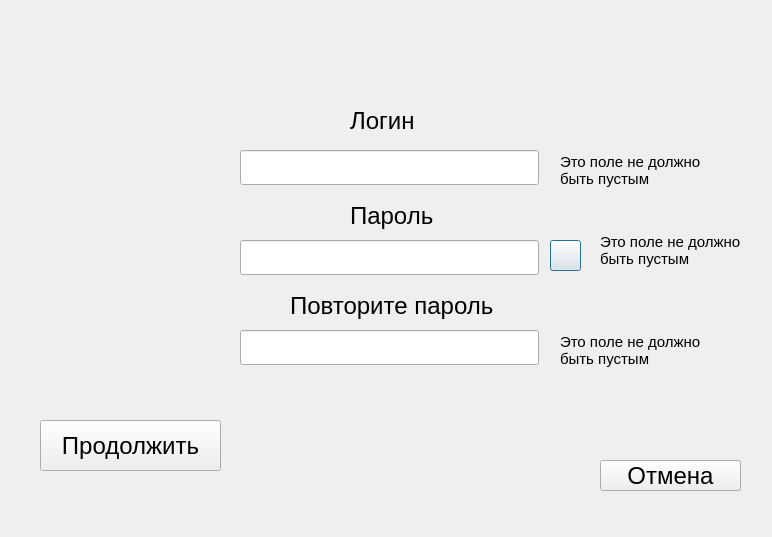
<?xml version="1.0" encoding="UTF-8"?>
<ui version="4.0">
 <class>Registration_window</class>
 <widget class="QDialog" name="Registration_window">
  <property name="geometry">
   <rect>
    <x>0</x>
    <y>0</y>
    <width>772</width>
    <height>537</height>
   </rect>
  </property>
  <property name="font">
   <font>
    <pointsize>18</pointsize>
   </font>
  </property>
  <property name="windowTitle">
   <string>Dialog</string>
  </property>
  <widget class="QPushButton" name="View_PassWord_button">
   <property name="geometry">
    <rect>
     <x>550</x>
     <y>240</y>
     <width>31</width>
     <height>31</height>
    </rect>
   </property>
   <property name="text">
    <string/>
   </property>
  </widget>
  <widget class="QLineEdit" name="Login_line">
   <property name="geometry">
    <rect>
     <x>240</x>
     <y>150</y>
     <width>299</width>
     <height>35</height>
    </rect>
   </property>
  </widget>
  <widget class="QLabel" name="label">
   <property name="geometry">
    <rect>
     <x>350</x>
     <y>110</y>
     <width>71</width>
     <height>21</height>
    </rect>
   </property>
   <property name="font">
    <font>
     <pointsize>18</pointsize>
    </font>
   </property>
   <property name="text">
    <string>Логин</string>
   </property>
  </widget>
  <widget class="QLabel" name="label_2">
   <property name="geometry">
    <rect>
     <x>350</x>
     <y>200</y>
     <width>91</width>
     <height>31</height>
    </rect>
   </property>
   <property name="text">
    <string>Пароль</string>
   </property>
  </widget>
  <widget class="QLineEdit" name="Password_line">
   <property name="geometry">
    <rect>
     <x>240</x>
     <y>240</y>
     <width>299</width>
     <height>35</height>
    </rect>
   </property>
   <property name="echoMode">
    <enum>QLineEdit::Password</enum>
   </property>
  </widget>
  <widget class="QLabel" name="label_3">
   <property name="geometry">
    <rect>
     <x>290</x>
     <y>290</y>
     <width>211</width>
     <height>31</height>
    </rect>
   </property>
   <property name="text">
    <string>Повторите пароль</string>
   </property>
  </widget>
  <widget class="QLineEdit" name="Repeat_password_line">
   <property name="geometry">
    <rect>
     <x>240</x>
     <y>330</y>
     <width>299</width>
     <height>35</height>
    </rect>
   </property>
   <property name="echoMode">
    <enum>QLineEdit::Password</enum>
   </property>
  </widget>
  <widget class="QPushButton" name="Cancel_button">
   <property name="geometry">
    <rect>
     <x>600</x>
     <y>460</y>
     <width>141</width>
     <height>31</height>
    </rect>
   </property>
   <property name="text">
    <string>Отмена</string>
   </property>
  </widget>
  <widget class="QPushButton" name="Continue_button">
   <property name="geometry">
    <rect>
     <x>40</x>
     <y>420</y>
     <width>181</width>
     <height>51</height>
    </rect>
   </property>
   <property name="text">
    <string>Продолжить</string>
   </property>
  </widget>
  <widget class="QLabel" name="Error_login_line_label">
   <property name="geometry">
    <rect>
     <x>560</x>
     <y>150</y>
     <width>161</width>
     <height>41</height>
    </rect>
   </property>
   <property name="font">
    <font>
     <pointsize>11</pointsize>
    </font>
   </property>
   <property name="text">
    <string>Это поле не должно быть пустым</string>
   </property>
   <property name="wordWrap">
    <bool>true</bool>
   </property>
  </widget>
  <widget class="QLabel" name="Error_password_line_label">
   <property name="geometry">
    <rect>
     <x>600</x>
     <y>230</y>
     <width>161</width>
     <height>41</height>
    </rect>
   </property>
   <property name="font">
    <font>
     <pointsize>11</pointsize>
    </font>
   </property>
   <property name="text">
    <string>Это поле не должно быть пустым</string>
   </property>
   <property name="wordWrap">
    <bool>true</bool>
   </property>
  </widget>
  <widget class="QLabel" name="Error_repeat_password_line_label">
   <property name="geometry">
    <rect>
     <x>560</x>
     <y>330</y>
     <width>161</width>
     <height>41</height>
    </rect>
   </property>
   <property name="font">
    <font>
     <pointsize>11</pointsize>
    </font>
   </property>
   <property name="text">
    <string>Это поле не должно быть пустым</string>
   </property>
   <property name="wordWrap">
    <bool>true</bool>
   </property>
  </widget>
 </widget>
 <resources/>
 <connections/>
</ui>
